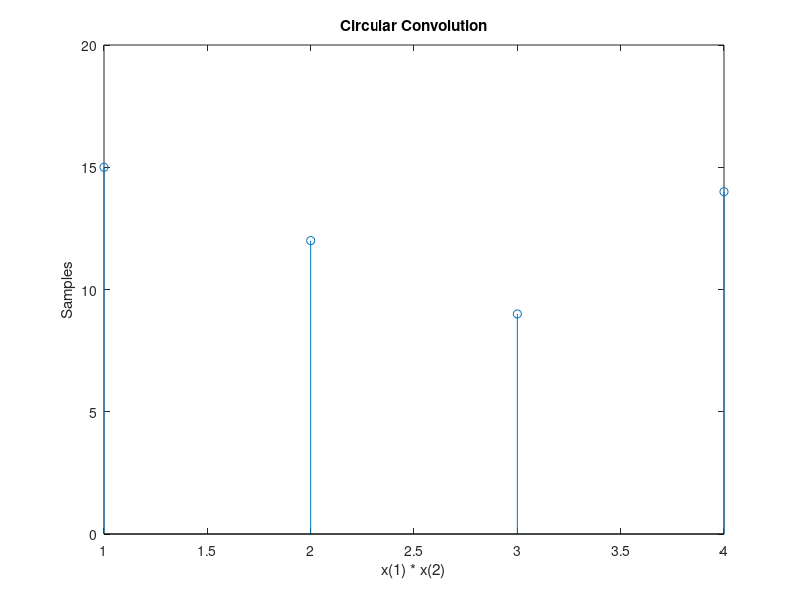

The MATLAB script that drew this image:
# Lab 5: Convolution of two signals
# Circular Convolution

# Perform circular convolution
# x1 = [1 2 2 0] & x2 = [1 2 3 4]

x1 = [1, 2, 2, 0]
x2 = [1, 2, 3, 4]

# since n1 and n2 are same, there's no need for padding
len_1 = length(x1)
len_2 = length(x2)
n = max(len_1, len_2)
y = zeros(1, n)

if len_1 > len_2
  x2 = [x2, zeros(1, len_1 - len_2)]
elseif len_1 < len_2
  x1 = [x1, zeros(1, len_2 - len_1)]
endif

for m = 0 : n-1
  for o = 0 : n-1
    z = mod(m-o, n)
    y(m+1) = y(m+1) + x1(o+1) .* x2(z+1)
  endfor
endfor

stem(y)
xlabel('x(1) * x(2)')
ylabel('Samples')
title('Circular Convolution')